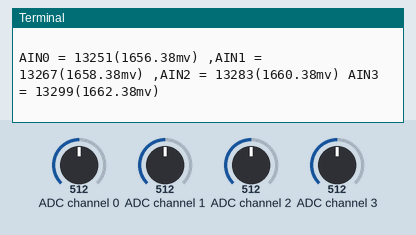
Simulated run of this program. Board: Raspberry Pi (BCM pin numbers). Parts: the last lines printed to the terminal. Inputs (shaded band) come from the test bench; at power-on: ADC channel 0 = 512, ADC channel 1 = 512, ADC channel 2 = 512, ADC channel 3 = 512 (analog values on the 0–1023 scale).

Above: at 1.2 s.
1.3 s: ADC channel 0 set to 716
At 2.2 s:
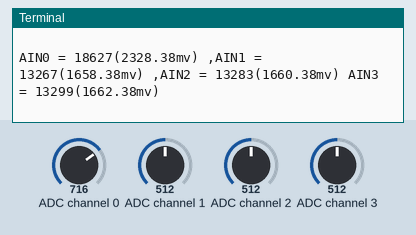
2.8 s: ADC channel 1 set to 716
At 3.4 s:
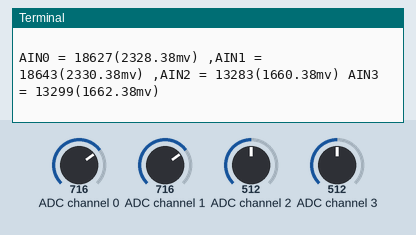
4.3 s: ADC channel 2 set to 716
At 5.2 s:
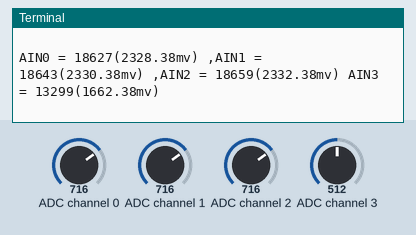
5.8 s: ADC channel 3 set to 716
At 6.3 s:
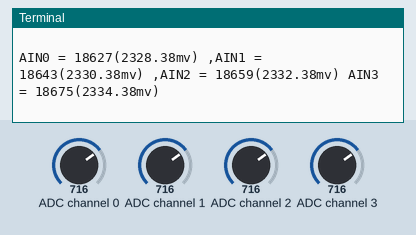
7.3 s: ADC channel 0 set to 992
At 8.1 s:
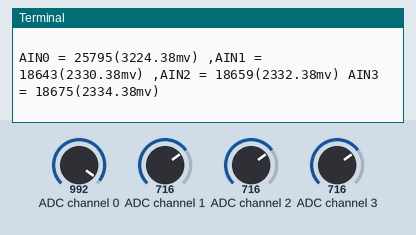
8.8 s: ADC channel 1 set to 992
At 9.9 s:
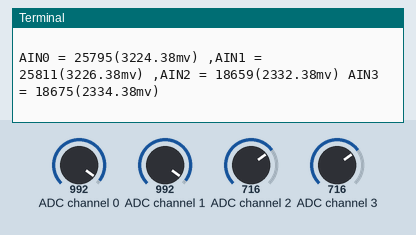
Timing chart, 0 to 11.3 s (numbered marks = the images above; inputs shaded):
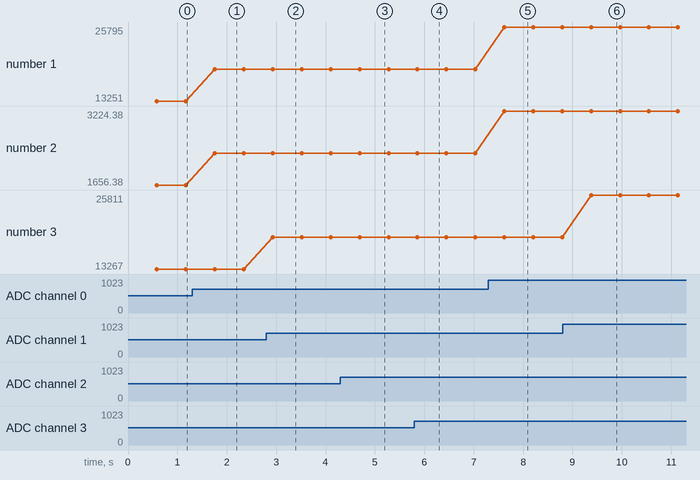

The program:

AD.py
```python
#!/usr/bin/python
# -*- coding:utf-8 -*-
import time
import smbus
#i2c address
ADS_I2C_ADDRESS		              = 0x48

#Pointer Register
ADS_POINTER_CONVERT               = 0x00
ADS_POINTER_CONFIG                = 0x01
ADS_POINTER_LOWTHRESH             = 0x02
ADS_POINTER_HIGHTHRESH            = 0x03

#Config Register
ADS_CONFIG_OS_BUSY                  = 0x0000      #Device is currently performing a conversion
ADS_CONFIG_OS_NOBUSY                = 0x8000      #Device is not currently performing a conversion
ADS_CONFIG_OS_SINGLE_CONVERT        = 0x8000      #Start a single conversion (when in power-down state)
ADS_CONFIG_OS_NO_EFFECT             = 0x0000      #No effect
ADS_CONFIG_MUX_MUL_0_1              = 0x0000      #Input multiplexer,AINP = AIN0 and AINN = AIN1(default)
ADS_CONFIG_MUX_MUL_0_3              = 0x1000      #Input multiplexer,AINP = AIN0 and AINN = AIN3
ADS_CONFIG_MUX_MUL_1_3              = 0x2000      #Input multiplexer,AINP = AIN1 and AINN = AIN3
ADS_CONFIG_MUX_MUL_2_3              = 0x3000      #Input multiplexer,AINP = AIN2 and AINN = AIN3
ADS_CONFIG_MUX_SINGLE_0             = 0x4000      #SINGLE,AIN0
ADS_CONFIG_MUX_SINGLE_1             = 0x5000      #SINGLE,AIN1
ADS_CONFIG_MUX_SINGLE_2             = 0x6000      #SINGLE,AIN2
ADS_CONFIG_MUX_SINGLE_3             = 0x7000      #SINGLE,AIN3
ADS_CONFIG_PGA_6144                 = 0x0000      #Gain= +/- 6.144V
ADS_CONFIG_PGA_4096                 = 0x0200      #Gain= +/- 4.096V
ADS_CONFIG_PGA_2048                 = 0x0400      #Gain= +/- 2.048V(default)
ADS_CONFIG_PGA_1024                 = 0x0600      #Gain= +/- 1.024V
ADS_CONFIG_PGA_512                  = 0x0800      #Gain= +/- 0.512V
ADS_CONFIG_PGA_256                  = 0x0A00      #Gain= +/- 0.256V
ADS_CONFIG_MODE_CONTINUOUS          = 0x0000      #Device operating mode:Continuous-conversion mode
ADS_CONFIG_MODE_NOCONTINUOUS        = 0x0100      #Device operating mode：Single-shot mode or power-down state (default)
ADS_CONFIG_DR_RATE_7_5              =0x0000       #Data rate=7.5Hz
ADS_CONFIG_DR_RATE_15               =0x0020       #Data rate=15Hz
ADS_CONFIG_DR_RATE_30               =0x0040       #Data rate=30Hz
ADS_CONFIG_DR_RATE_60               =0x0060       #Data rate=60Hz
ADS_CONFIG_DR_RATE_120              =0x0080       #Data rate=120Hz
ADS_CONFIG_DR_RATE_240              =0x00A0       #Data rate=240Hz
ADS_CONFIG_DR_RATE_480              =0x00C0       #Data rate=480Hz
ADS_CONFIG_DR_RATE_960              =0x00E0       #Data rate=960Hz
ADS_CONFIG_COMP_MODE_WINDOW         = 0x0010      #Comparator mode：Window comparator
ADS_CONFIG_COMP_MODE_TRADITIONAL    = 0x0000      #Comparator mode：Traditional comparator (default)
ADS_CONFIG_COMP_POL_LOW             = 0x0000      #Comparator polarity：Active low (default)
ADS_CONFIG_COMP_POL_HIGH            = 0x0008      #Comparator polarity：Active high
ADS_CONFIG_COMP_LAT                 = 0x0004      #Latching comparator
ADS_CONFIG_COMP_NONLAT              = 0x0000      #Nonlatching comparator (default)
ADS_CONFIG_COMP_QUE_ONE             = 0x0000      #Assert after one conversion
ADS_CONFIG_COMP_QUE_TWO             = 0x0001      #Assert after two conversions
ADS_CONFIG_COMP_QUE_FOUR            = 0x0002      #Assert after four conversions
ADS_CONFIG_COMP_QUE_NON             = 0x0003      #Disable comparator and set ALERT/RDY pin to high-impedance (default)

Config_Set = 0

class ADS1015(object):
    def __init__(self,address=ADS_I2C_ADDRESS):
        self._address = address
        self._bus = smbus.SMBus(1)
    def ADS1015_SINGLE_READ(self,channel):                    #Read single channel data
        data=0
        Config_Set =  ( ADS_CONFIG_MODE_NOCONTINUOUS        |   #mode：Single-shot mode or power-down state    (default)
                        ADS_CONFIG_PGA_4096                 |   #Gain= +/- 4.096V                              (default)
                        ADS_CONFIG_COMP_QUE_NON             |   #Disable comparator                            (default)
                        ADS_CONFIG_COMP_NONLAT              |   #Nonlatching comparator                        (default)
                        ADS_CONFIG_COMP_POL_LOW             |   #Comparator polarity：Active low               (default)
                        ADS_CONFIG_COMP_MODE_TRADITIONAL    |   #Traditional comparator                        (default)
                        ADS_CONFIG_DR_RATE_480             )    #Data rate=480Hz                             (default)
        if channel == 0:
            Config_Set |= ADS_CONFIG_MUX_SINGLE_0
        elif channel == 1:
            Config_Set |= ADS_CONFIG_MUX_SINGLE_1
        elif channel == 2:
            Config_Set |= ADS_CONFIG_MUX_SINGLE_2
        elif channel == 3:
            Config_Set |= ADS_CONFIG_MUX_SINGLE_3
        Config_Set |=ADS_CONFIG_OS_SINGLE_CONVERT
        self._write_word(ADS_POINTER_CONFIG,Config_Set)
        time.sleep(0.02)
        data=self._read_u16(ADS_POINTER_CONVERT)
        return data
    def _read_u16(self,cmd):
        LSB = self._bus.read_byte_data(self._address,cmd)
        MSB = self._bus.read_byte_data(self._address,cmd+1)
        return (LSB << 8) + MSB
    def _write_word(self, cmd, val):
        Val_H=val&0xff
        Val_L=val>>8
        val=(Val_H<<8)|Val_L
        self._bus.write_word_data(self._address,cmd,val)


if __name__ == '__main__':

    print("\nADS1015 Test Program ...\r\n")
    ads1015=ADS1015()
    state=ads1015._read_u16(ADS_POINTER_CONFIG) & 0x8000
    if(state!=0x8000):
        print("\nADS1015 Error\n")
    while True:
        try:
            time.sleep(0.5)
            AIN0_DATA=ads1015.ADS1015_SINGLE_READ(0)
            AIN1_DATA=ads1015.ADS1015_SINGLE_READ(1)
            AIN2_DATA=ads1015.ADS1015_SINGLE_READ(2)
            AIN3_DATA=ads1015.ADS1015_SINGLE_READ(3)
            print('\nAIN0 = %d(%.2fmv) ,AIN1 = %d(%.2fmv) ,AIN2 = %d(%.2fmv) AIN3 = %d(%.2fmv)\n\r'%(AIN0_DATA,AIN0_DATA*0.125, AIN1_DATA,AIN1_DATA*0.125,AIN2_DATA,AIN2_DATA*0.125,AIN3_DATA,AIN3_DATA*0.125))
        except(KeyboardInterrupt):
            print("\n")
            break          
```

Measured:
- after the input at 1.3 s, the terminal: prints a new line after 0.46 s (image 1)
- after the input at 2.8 s, the terminal: prints a new line after 0.13 s (image 2)
- after the input at 4.3 s, the terminal: prints a new line after 0.39 s (image 3)
- after the input at 5.8 s, the terminal: prints a new line after 0.06 s (image 4)
- after the input at 7.3 s, the terminal: prints a new line after 0.32 s (image 5)
- after the input at 8.8 s, the terminal: prints a new line after 0.58 s (image 6)
- plotted number 1: 13251 → 18627 after the input at 1.3 s, 18627 → 25795 after the input at 7.3 s
- plotted number 2: 1656.38 → 2328.38 after the input at 1.3 s, 2328.38 → 3224.38 after the input at 7.3 s
